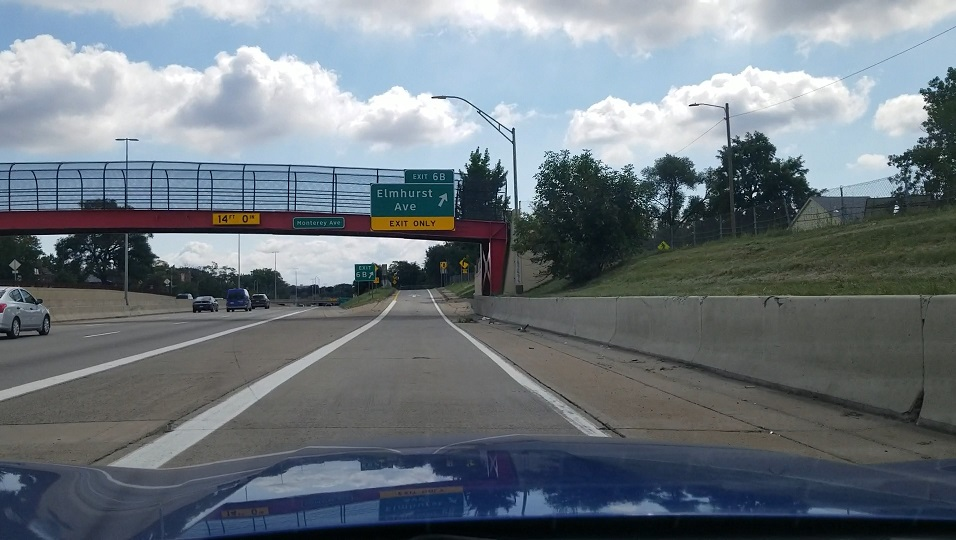
#> input picture Computer Vision/Road_Lane.jpg, 956 x 540 px
$ jupyter execute 'Detecting Lane Lines.ipynb'
#> lines starting #> are read from the running program, lines starting #| are printed output that depends on the picture; after the words box and inside, x2 and y2 are one past the last pixel; in counts of white or black regions, pixels touching at a corner belong together
# Detecting Lane Lines

[cell 1]
import matplotlib.pyplot as plt
import numpy as np
import cv2
import matplotlib.image as mpimg

Read and display the image

[cell 2]
image_c = mpimg.imread('Road_Lane.jpg')
#> image_c is the input picture: shape (540, 956, 3); mean R, G, B 110.3, 119.5, 126.7
plt.imshow(image_c)
image_c.shape
#> Out = (540, 956, 3)

Convert to Grayscale

[cell 3]
image_g = cv2.cvtColor(image_c, cv2.COLOR_RGB2GRAY)
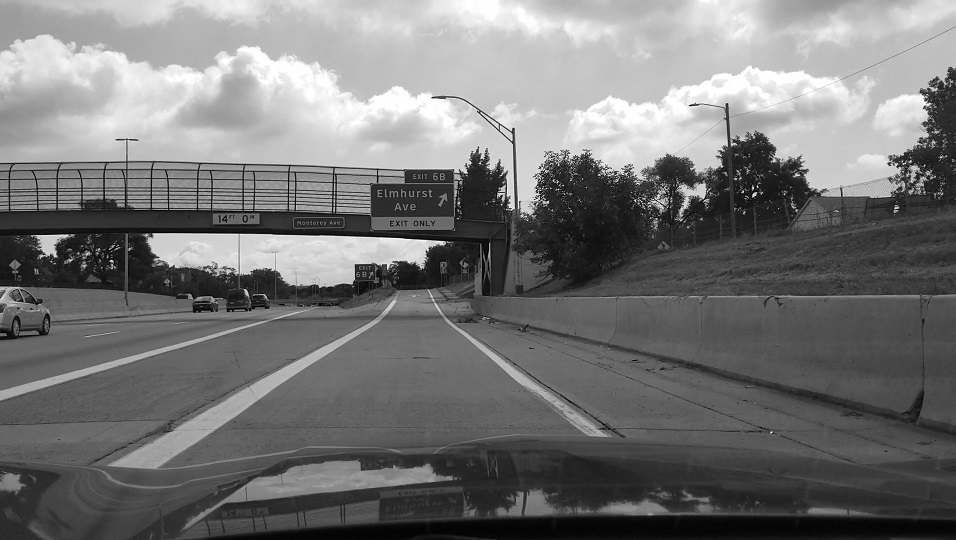
#> image_g: shape (540, 956); min 0, max 255, mean 117.5
plt.imshow(image_g, cmap = 'gray')
image_g.shape
#> Out = (540, 956)

Gaussian Blurring

[cell 4]
image_blurred = cv2.GaussianBlur(image_g, (7, 7), 0)
plt.imshow(image_blurred)

Canny

[cell 5]
threshold_low = 10
threshold_high = 200

image_canny = cv2.Canny(image_blurred, threshold_low, threshold_high)
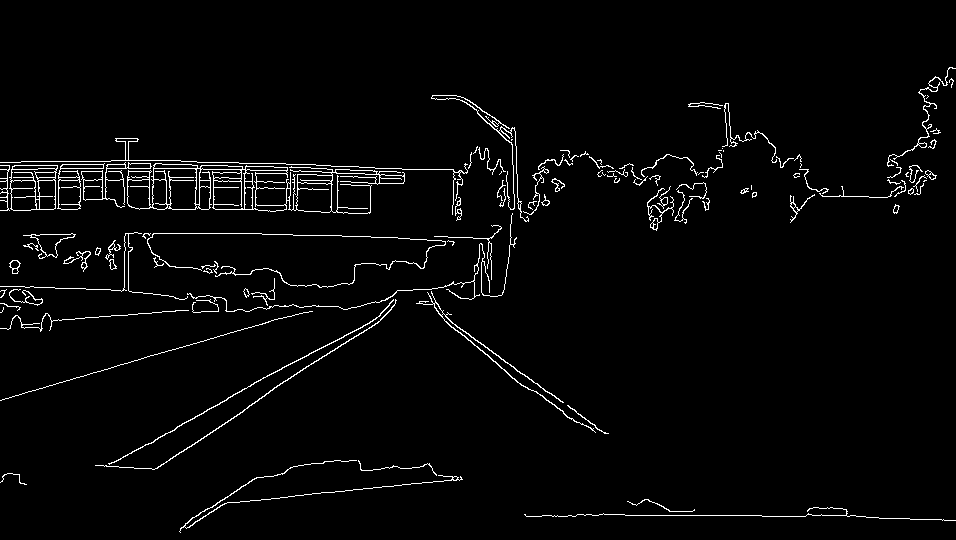
#> image_canny: shape (540, 956); 2.7% white in thin lines or dots, all inside (x1, y1, x2, y2) = (0, 67, 956, 533)
plt.imshow(image_canny, cmap = 'gray')

Define the Region of Interest (ROI)

[cell 6]
# Visualize the region of interest
vertices = np.array([[(20,460),(340, 300), (460, 300), (740,460)]], dtype=np.int32)
mask = np.zeros_like(image_g)
cv2.fillPoly(mask, vertices, 255)
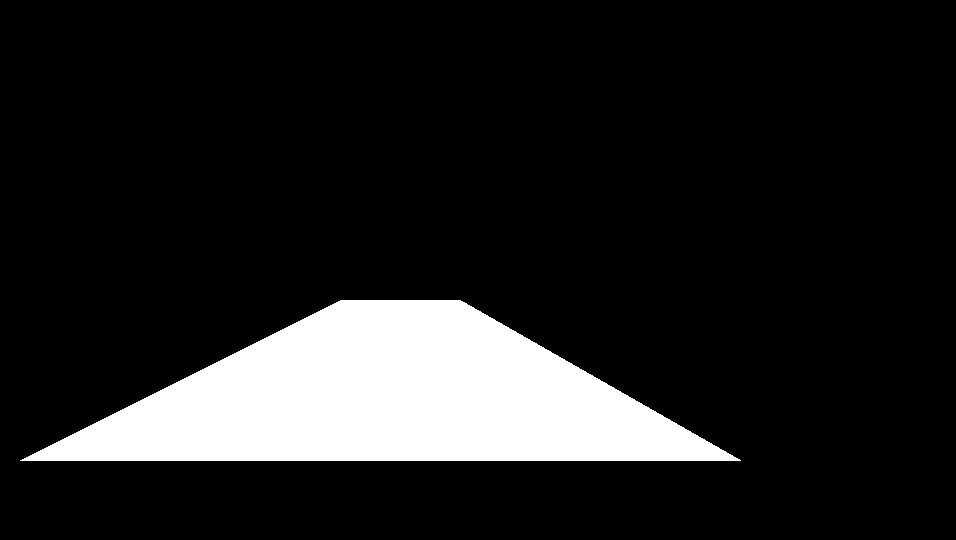
#> mask: shape (540, 956); 13.1% white; 1 white region, box (x1, y1, x2, y2) and area: (20, 300, 741, 461) 67841
masked_image = cv2.bitwise_and(image_g, mask)
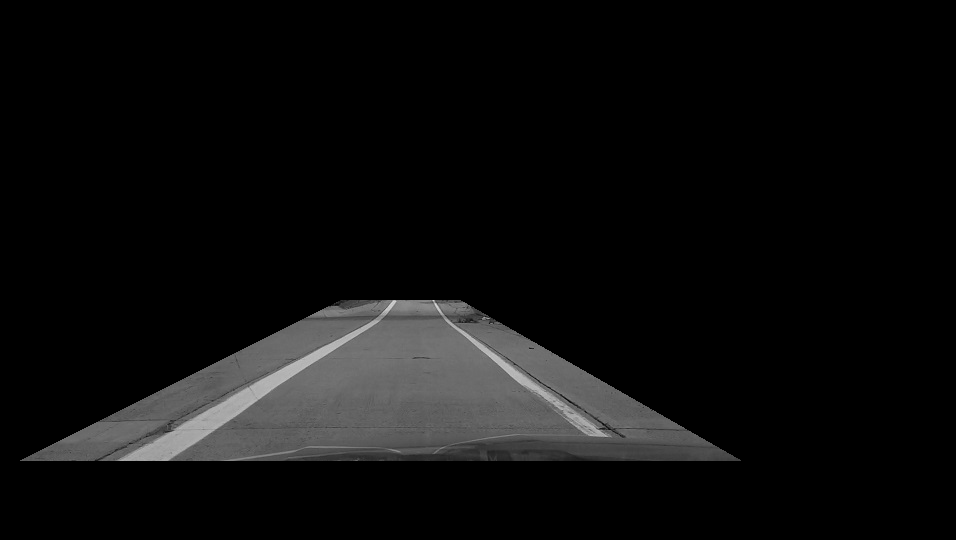
#> masked_image: shape (540, 956); min 0, max 219, mean 13.5
plt.figure()
plt.imshow(masked_image)

[cell 7]
masked_image = cv2.bitwise_and(image_canny, mask)
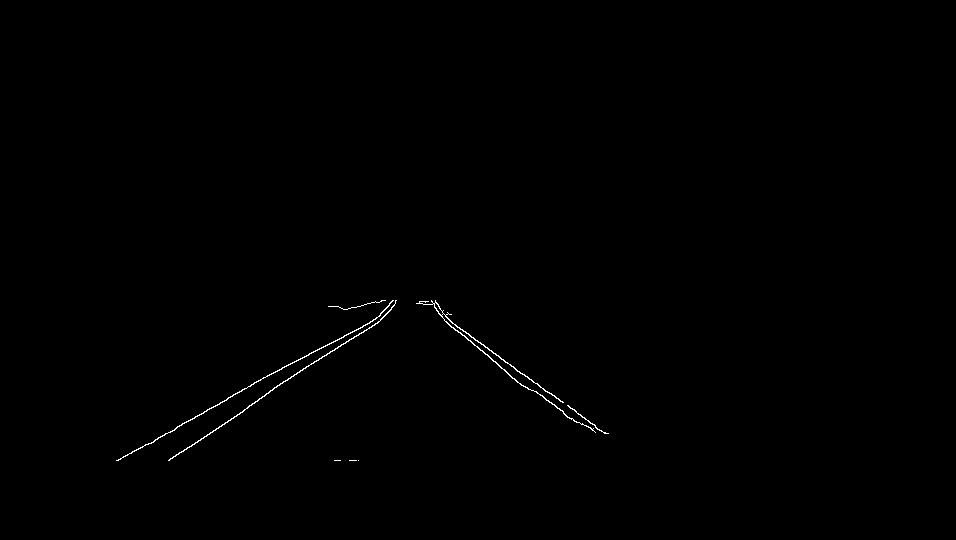
#> masked_image: shape (540, 956); 0.29% white in thin lines or dots, all inside (x1, y1, x2, y2) = (116, 300, 609, 461)
plt.figure()
plt.imshow(masked_image)

Hough Line Detection and Draw Function

[cell 8]
rho = 2            # Distance resolution in pixels
theta = np.pi/180  # Angular resolution in radians
threshold = 40     # Minimum number of votes
min_line_len = 100 # Minimum number of pixels making up a line
max_line_gap = 50  # Maximum gap in pixels between connectable line segments
lines = cv2.HoughLinesP(masked_image, rho, theta, threshold, np.array([]), minLineLength=min_line_len, maxLineGap=max_line_gap)
#> lines = [[120, 459, 263, 377], [168, 460, 389, 311], [419, 301, 607, 433], [255, 382, 382, 317], [118, 460, 226, 400], [116, 460, 311, 352]]

# Create an empty black image
line_image = np.zeros((masked_image.shape[0], masked_image.shape[1], 3), dtype=np.uint8)

for line in lines:
    for x1,y1,x2,y2 in line:
        cv2.line(line_image, (x1, y1), (x2, y2), [0, 255, 0], 20)
#> this loop made 6 passes
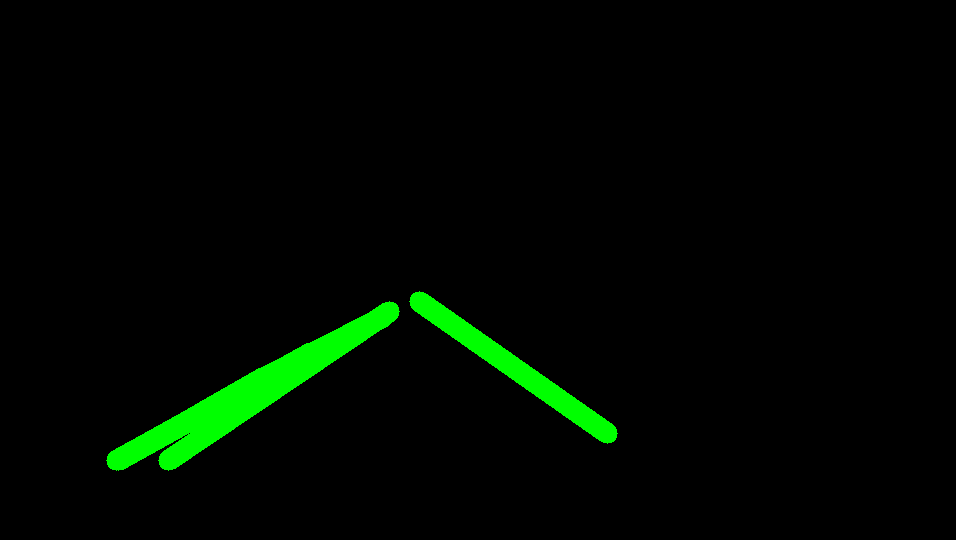
#> line_image: shape (540, 956, 3); mean of channels 0, 1, 2 0, 7.8, 0; drawn as R, G, B
lines
#> Out has the same summary as lines

[cell 9]
α = 1
β = 1
γ = 0

# Resultant weighted image is calculated as follows: [(original_img * α) + (canny_line_img * β) + γ]
image_with_lines = cv2.addWeighted(image_c, α, line_image, β, γ)
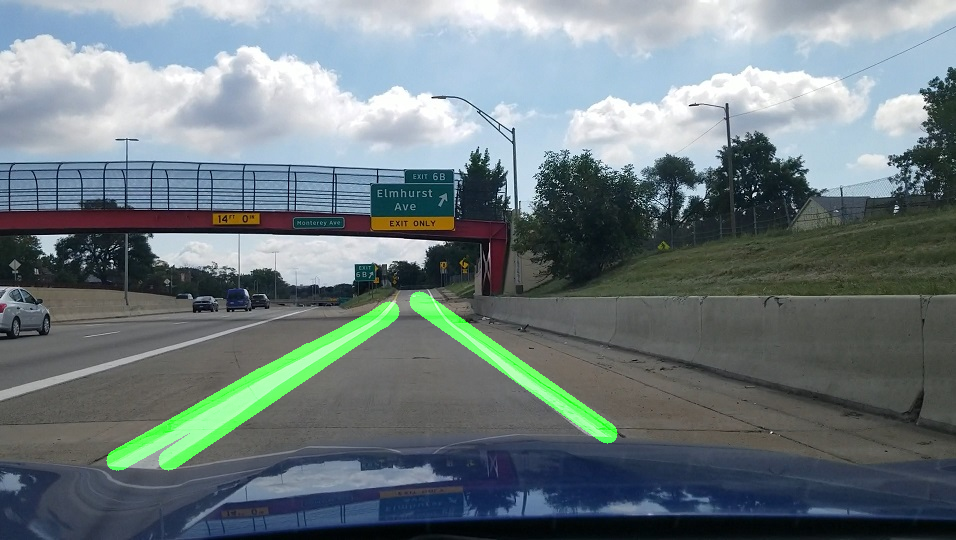
#> image_with_lines: shape (540, 956, 3); mean R, G, B 110.3, 123.4, 126.7
